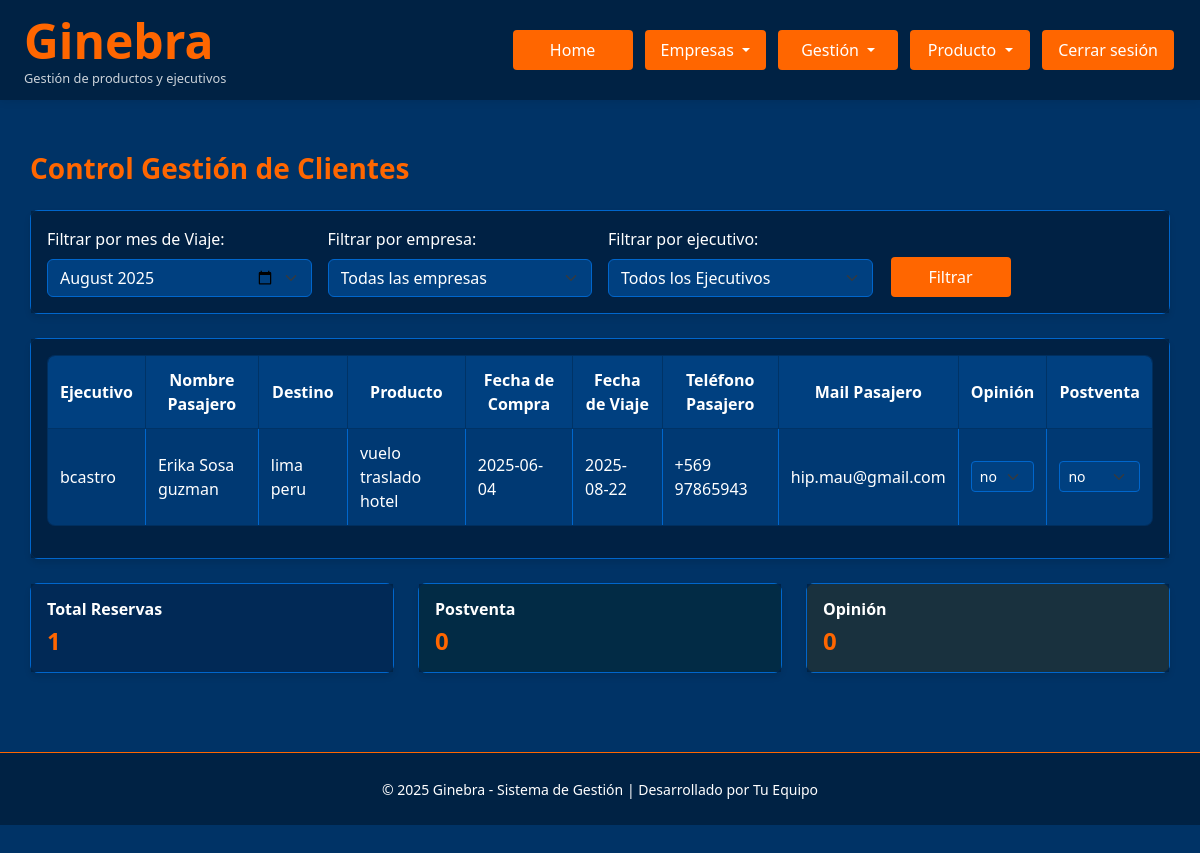
The app's page /control_gestion_clientes (signed in) with its own data.
### Ginebra.py (models this page shows, shortened)
class Reserva(db.Model):
    id = db.Column(db.Integer, primary_key=True)
    usuario_id = db.Column(db.Integer, db.ForeignKey('usuario.id'), nullable=False)
    fecha_viaje = db.Column(db.Date, nullable=True, index=True)
    fecha_fin_viaje = db.Column(db.Date, nullable=True, index=True)
    fecha_venta = db.Column(db.Date, nullable=True, index=True)
    producto = db.Column(db.String(100), index=True)
    modalidad_pago = db.Column(db.String(100), index=True)
    nombre_pasajero = db.Column(db.String(100), index=True)
    telefono_pasajero = db.Column(db.String(100), index=True)
    mail_pasajero = db.Column(db.String(100), index=True)
    precio_venta_total = db.Column(db.Numeric(12,2), default=Decimal('0.00'), index=True)
    precio_venta_neto = db.Column(db.Numeric(12,2), default=Decimal('0.00'), index=True)
    hotel_neto = db.Column(db.Numeric(12,2), default=Decimal('0.00'), index=True)
    vuelo_neto = db.Column(db.Numeric(12,2), default=Decimal('0.00'), index=True)
    traslado_neto = db.Column(db.Numeric(12,2), default=Decimal('0.00'), index=True)
    seguro_neto = db.Column(db.Numeric(12,2), default=Decimal('0.00'), index=True)
    circuito_neto = db.Column(db.Numeric(12,2), default=Decimal('0.00'), index=True)
    crucero_neto = db.Column(db.Numeric(12,2), default=Decimal('0.00'), index=True)
    excursion_neto = db.Column(db.Numeric(12,2), default=Decimal('0.00'), index=True)
    paquete_neto = db.Column(db.Numeric(12,2), default=Decimal('0.00'), index=True)
    ganancia_total =  db.Column(db.Numeric(12,2), default=Decimal('0.00'), index=True)
    comision_ejecutivo = db.Column(db.Numeric(12,2), default=Decimal('0.00'), index=True)
    comision_agencia = db.Column(db.Numeric(12,2), default=Decimal('0.00'), index=True)
    bonos = db.Column(db.Numeric(12,2), default=Decimal('0.00'), index=True)
    localizadores = db.Column(db.Text, nullable=True)
    nombre_ejecutivo = db.Column(db.String(100), index=True)
    correo_ejecutivo = db.Column(db.String(100), index=True)
    destino = db.Column(db.String(100))
    comentarios = db.Column(db.Text, nullable=True)
    comprobante_venta = db.Column(db.String(200))
    comprobante_pdf = db.Column(db.LargeBinary)
    estado_pago = db.Column(db.Enum(*ESTADO_PAGO_OPTIONS, name='estado_pago_reserva'), default='No Pagado')
    venta_cobrada = db.Column(db.Enum(*VENTA_COBRADA_OPTIONS, name='venta_cobrada_options'), default='No Cobrada')
    venta_emitida = db.Column(db.Enum(*VENTA_EMITIDA_OPTIONS, name='venta_emitida_options'), default='No Emitida')
    opinion = db.Column(db.Enum(*OPINION_OPTIONS, name='estado_opinion_viaje'), default='no')
    postventa = db.Column(db.Enum(*POSTVENTA_OPTIONS, name='estado_postventa_viaje'), default='no')
    estado_postventa = db.Column(db.Enum(*ESTADO_POSTVENTA_OPTIONS, name='estado_postventa_viaje'), default='not ok')
    experiencia = db.Column(db.Text, nullable=True)
    seguimiento = db.Column(db.Text, nullable=True)
    usuario = db.relationship('Usuario', backref=db.backref('reservas', lazy=True))
    empresa_id = db.Column(db.Integer, db.ForeignKey('empresa.id'), nullable=True)
    empresa = db.relationship('Empresa', backref=db.backref('reservas', lazy=True))

class Usuario(UserMixin, db.Model):
    id = db.Column(db.Integer, primary_key=True)
    username = db.Column(db.String(150), unique=True, nullable=False, index=True)
    password_hash = db.Column(db.String(256), nullable=False)
    nombre = db.Column(db.String(150), index=True)
    apellidos = db.Column(db.String(150), index=True)
    rut = db.Column(db.String(12), unique=True, nullable=True, index=True)
    fecha_nacimiento = db.Column(db.Date, index=True)
    fecha_ingreso = db.Column(db.Date, index=True)
    telefono = db.Column(db.String(20), index=True)
    correo_personal = db.Column(db.String(150), index=True)
    correo = db.Column(db.String(150), unique=True, nullable=False, index=True)
    direccion = db.Column(db.String(250), index=True)
    comision = db.Column(db.Numeric(12,2), default=Decimal('0'), index=True)
    sueldo = db.Column(db.Numeric(12,2), default=Decimal('0'), index=True)
    banco = db.Column(db.String(100), index=True)
    cuenta_bancaria = db.Column(db.String(100), index=True)
    estado = db.Column(db.Enum(*ESTADO_OPTIONS, name='estado_usuario'), default='Activo')
    rol = db.Column(db.Enum(*ROLES, name='roles'), nullable=False)
    empresa_id = db.Column(db.Integer, db.ForeignKey('empresa.id'), nullable=True)
    empresa = db.relationship('Empresa', backref=db.backref('usuarios', lazy=True))
    @property
    def password(self):
        """No permite leer la contraseña directamente."""
        raise AttributeError('No se puede leer la contraseña')

### Ginebra.py (the view)
@app.route('/control_gestion_clientes')
@login_required
@rol_required('admin', 'master')
def control_gestion_clientes():
    selected_mes_str = request.args.get('mes', '')
    selected_empresa_id = request.args.get('empresa_id', '')
    selected_ejecutivo_id = request.args.get('ejecutivo_id', type=int)
    empresas = Empresa.query.all()
    if selected_empresa_id:
        ejecutivos = Usuario.query.filter(Usuario.rol.in_(['ejecutivo', 'analista', 'controling']), Usuario.empresa_id == int(selected_empresa_id)).order_by(Usuario.nombre).all()
    else:
        ejecutivos = Usuario.query.filter(Usuario.rol.in_(['ejecutivo', 'analista', 'controling'])).order_by(Usuario.nombre).all()
    contexto = obtener_datos_control_gestion_clientes(selected_mes_str, selected_empresa_id, selected_ejecutivo_id, empresas, ejecutivos)
    return render_template('control_gestion_clientes.html', **contexto)

### Ginebra.py (called while the page is built)
@login_manager.user_loader
def load_user(user_id):
    return Usuario.query.get(int(user_id))

@app.context_processor
def inject_global_functions():
    return dict(ruta_inicio_por_rol=ruta_inicio_por_rol)

def rol_required(*roles):
    def decorator(f):
        @wraps(f)
        def wrapped(*args, **kwargs):
            if current_user.rol not in roles:
                flash('Acceso denegado.', 'danger')
                return redirect(url_for('dashboard'))
            return f(*args, **kwargs)
        return wrapped
    return decorator

def ruta_inicio_por_rol(usuario):
    if usuario.rol in ('master', 'admin'):
        return 'admin_panel'
    elif usuario.rol == 'controling':
        return 'controling_panel'
    elif usuario.rol == 'analista':
        return 'analista_panel'
    elif usuario.rol == 'ejecutivo':
        return 'ejecutivo_panel'
    else:
        return 'login'

def obtener_meses_anteriores(n=12, idioma='es'):
    meses = []
    today = datetime.now()
    for i in range(n):
        month = today.month - i
        year = today.year
        if month <= 0:
            month += 12
            year -= 1
        if idioma == 'es':
            meses_es = [
                "enero", "febrero", "marzo", "abril", "mayo", "junio",
                "julio", "agosto", "septiembre", "octubre", "noviembre", "diciembre"
            ]
            mes_nombre = meses_es[month - 1].capitalize()
        else:
            mes_nombre = datetime(year, month, 1).strftime('%B')
        meses.append(f"{mes_nombre} {year}")
    meses.reverse()
    return meses

### templates/control_gestion_clientes.html (shortened to what this page needs)
{% extends "base.html" %}
{% block extra_css %}
<link rel="stylesheet" href="{{ url_for('static', filename='control_gestion_clientes.css') }}">
{% endblock %}
{% block content %}
<div class="container">
    <div class="d-flex justify-content-between align-items-center mb-4">
        <h3 class="mb-0">Control Gestión de Clientes</h3>
    </div>
    <div class="card mb-4">
        <div class="card-body">
            <form method="GET" class="row g-3 align-items-end">
                <div class="col-md-3">
                    <label for="mes" class="form-label">Filtrar por mes de Viaje:</label>
                    <input type="month" class="form-select" id="mes" name="mes" value="{{ selected_mes_str or '' }}">
                </div>
                {% if current_user.rol in ['master', 'admin'] %}
                <div class="col-md-3">
                    <label for="empresa_id" class="form-label">Filtrar por empresa:</label>
                    <select class="form-select" id="empresa_id" name="empresa_id">
                        <option value="">Todas las empresas</option>
                    </select>
                </div>
                {% endif %}
                <div class="col-md-3">
                    <label for="ejecutivo_id" class="form-label">Filtrar por ejecutivo:</label>
                    <select class="form-select" id="ejecutivo_id" name="ejecutivo_id">
                        <option value="">Todos los Ejecutivos</option>
                    </select>
                </div>
                <div class="col-md-2">
                    <button type="submit" class="btn btn-primary">Filtrar</button>
                </div>
            </form>
        </div>
    </div>
    <div class="card">
        <div class="card-body">
            {% if reservas %}
            <div class="table-responsive">
                <table class="table table-bordered table-hover text-white align-middle">
                    <thead>
                        <tr>
                            <th>Ejecutivo</th>
                            <th>Nombre Pasajero</th>
                            <th>Destino</th>
                            <th>Producto</th>
                            <th>Fecha de Compra</th>
                            <th>Fecha de Viaje</th>
                            <th>Teléfono Pasajero</th>
                            <th>Mail Pasajero</th>
                            <th>Opinión</th>
                            <th>Postventa</th>
                        </tr>
                    </thead>
                    <tbody>
                        {% for reserva in reservas %}
                        <tr>
                            <td data-label="Ejecutivo">{{ reserva.usuario.username }}</td>
                            <td data-label="Nombre Pasajero">{{ reserva.nombre_pasajero }}</td>
                            <td data-label="Destino">{{ reserva.destino }}</td>
                            <td data-label="Producto">{{ reserva.producto }}</td>
                            <td data-label="Fecha de Compra">{{ reserva.fecha_venta }}</td>
                            <td data-label="Fecha de Viaje">{{ reserva.fecha_viaje }}</td>
                            <td data-label="Teléfono">{{ reserva.telefono_pasajero }}</td>
                            <td data-label="Email">{{ reserva.mail_pasajero }}</td>
                            <td data-label="Opinión">
                                <select class="form-select form-select-sm" name="opinion_{{ reserva.id }}">
                                    <option value="no" {% if reserva.opinion != 'si' %}selected{% endif %}>no</option>
                                </select>
                            </td>
                            <td data-label="Postventa">
                                <select class="form-select form-select-sm" name="postventa_{{ reserva.id }}">
                                    <option value="no" {% if reserva.postventa != 'si' %}selected{% endif %}>no</option>
                                </select>
                            </td>
                        </tr>
                        {% else %}
                        <tr>
                            <td colspan="11" class="text-center">
                                No hay reservas para los filtros seleccionados.
                            </td>
                        </tr>
                        {% endfor %}
                    </tbody>
                </table>
            </div>
            {% else %}
            <div class="alert alert-info">
                <h5>No hay datos disponibles</h5>
                <p>No se encontraron reservas para los filtros seleccionados.</p>
            </div>
            {% endif %}
        </div>
    </div>
    {% if reservas %}
    <div class="row mt-4">
        <div class="col-md-4">
            <div class="card bg-primary text-white">
                <div class="card-body">
                    <h5 class="card-title">Total Reservas</h5>
                    <h2 class="card-text">{{ reservas|length }}</h2>
                </div>
            </div>
        </div>
        <div class="col-md-4">
            <div class="card bg-success text-white">
                <div class="card-body">
                    <h5 class="card-title">Postventa </h5>
                    <h3 class="card-text">{{ reservas|selectattr('postventa', 'equalto', 'si')|list|length }}</h3>
                </div>
            </div>
        </div>
        <div class="col-md-4">
            <div class="card bg-warning text-white">
                <div class="card-body">
                    <h5 class="card-title">Opinión </h5>
                    <h3 class="card-text">{{ reservas|selectattr('opinion', 'equalto', 'si')|list|length }}</h3>
                </div>
            </div>
        </div>
    </div>
    {% endif %}
</div>
{% endblock %}

### statics/base.css (style rules this page uses)
:root { --primary-bg-color: #003366; --secondary-bg-color: #002244; --accent-color: #ff6600; --text-color: #fff; --hover-color: #ffffff; --light-hover-color: #ffcc99; --success-color: #28a745; --warning-color: #ffc107; --danger-color: #dc3545; --info-color: #17a2b8; }
body { background-color: var(--primary-bg-color); color: var(--text-color); font-family: "Segoe UI", Tahoma, Geneva, Verdana, sans-serif; margin: 0; padding: 0; min-height: 100vh; }
form { display: inline; }
.btn, .btn-custom, .dropdown-toggle, .btn-login { background-color: var(--accent-color) !important; color: var(--text-color) !important; border: none !important; padding: 8px 16px; border-radius: 4px; font-weight: 500; text-align: center; transition: background-color 0.3s ease; text-decoration: none; min-width: 120px; margin: 0 2px; }
.container { max-width: 1200px; margin: 0 auto; padding: 0 15px; }
h1, h2, h3, h4, h5, h6 { color: var(--accent-color); font-weight: 600; }
h2 { margin-bottom: 2rem; }
h3, h4 { margin-bottom: 1.5rem; }
.table { background-color: white; border: 1px solid var(--accent-color); color: #000; border-radius: 8px; overflow: hidden; }
.table thead { background-color: var(--secondary-bg-color); }
.table thead th { color: var(--text-color); border-color: var(--primary-bg-color); font-weight: 600; }
.table th, .table td { vertical-align: middle; border-color: #dee2e6; padding: 12px; }
.form-control, .form-select { background-color: white; border: 1px solid #ced4da; color: #000; }
.form-label { color: var(--text-color); font-weight: 500; margin-bottom: 0.5rem; }
.card { background-color: white; border: 1px solid var(--accent-color); border-radius: 8px; box-shadow: 0 4px 6px rgba(0, 0, 0, 0.1); }
.card-title { color: var(--primary-bg-color); font-weight: 600; }
.bg-primary { background-color: var(--primary-bg-color) !important; }

### statics/control_gestion_clientes.css (style rules this page uses)
.form-select, .form-control { background-color: #004080; border: 1px solid #0066cc; color: #fff; }
.form-select option { background-color: #004080; color: #fff; }
.table { background-color: rgba(0, 51, 102, 0.8); border: 1px solid #0066cc; }
.table th { background-color: #004080; color: #fff; border-color: #0066cc; font-weight: 600; text-align: center; }
.table td { background-color: rgba(0, 64, 128, 0.6); border-color: #0066cc; color: #fff; }
.table-bordered { border: 1px solid #0066cc; }
.table-bordered th, .table-bordered td { border: 1px solid #0066cc; }
.card.bg-primary { background-color: #0d6efd !important; }
.card.bg-success { background-color: #198754 !important; }
.card.bg-warning { background-color: #ffc107 !important; color: #000 !important; }
.card h5.card-title { font-size: 1rem; color: #ffffff; margin-bottom: 0.5rem; }
.card .card-text { font-size: 1.5rem; font-weight: bold; margin: 0; }
.container h3.mb-0 { color: #ff6600; font-weight: 600; margin-bottom: 2rem; }
.card { background-color: rgba(0, 34, 68, 0.9); border: 1px solid #0066cc; border-radius: 8px; }
.card-body { background-color: rgba(0, 34, 68, 0.9); color: #fff; }
.btn-primary { background-color: #ff6600; border-color: #ff6600; color: #fff; }
.g-3 { --bs-gutter-x: 1rem; --bs-gutter-y: 1rem; }
.form-label { color: #fff; font-weight: 500; margin-bottom: 0.5rem; }

### records on screen
Reserva: usuario.username "bcastro", nombre_pasajero "Erika Sosa guzman", destino "lima peru", producto "vuelo traslado hotel", fecha_venta "2025-06-04", fecha_viaje "2025-08-22", telefono_pasajero "+569 97865943", mail_pasajero "hip.mau@gmail.com", opinion+id "no", postventa+id "no"

### other values on screen
{{ reservas|length }} "1"
{{ reservas|selectattr('postventa', 'equalto', 'si')|list|length }} "0"
{{ reservas|selectattr('opinion', 'equalto', 'si')|list|length }} "0"
